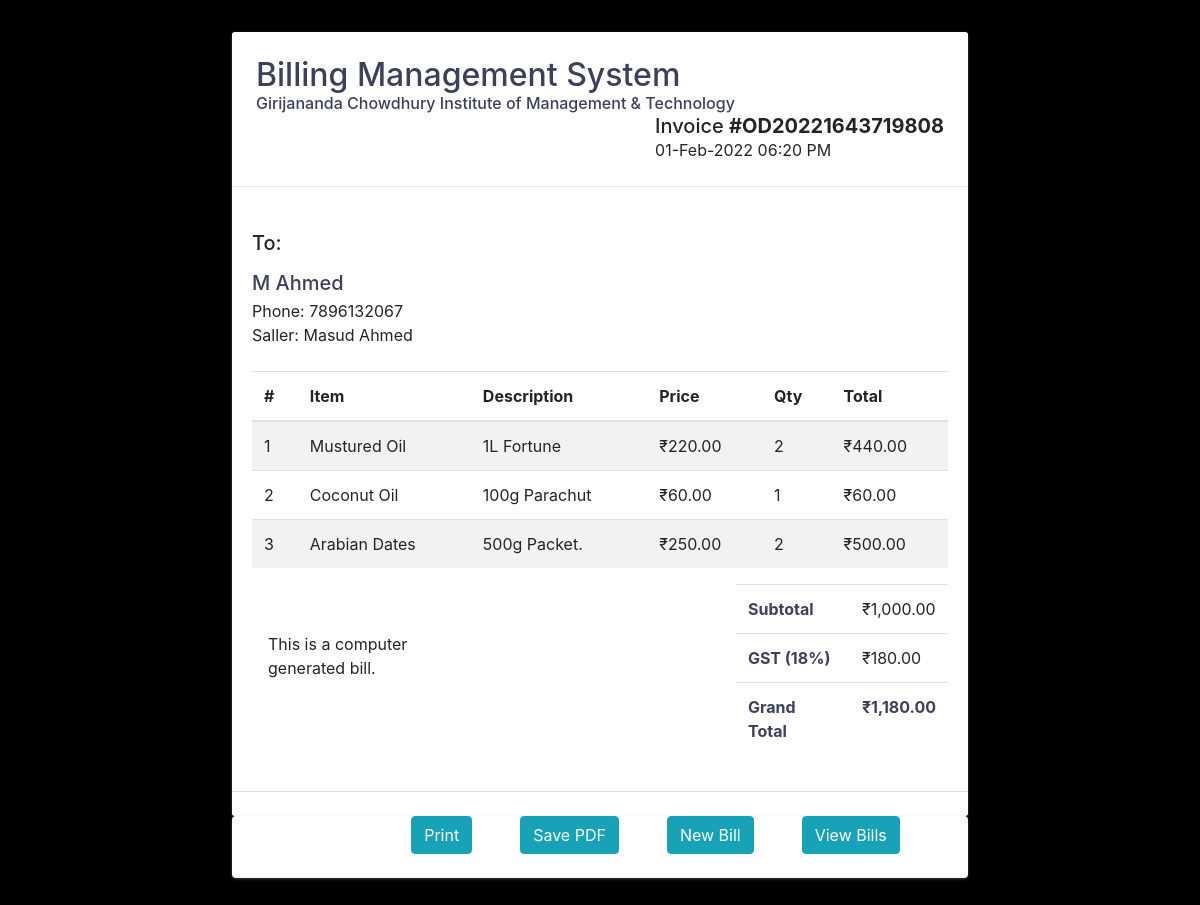
Screenshot of /view_bill.php?inv_id=OD20221643719808 with the database file from the repository.
### tables this page shows
CREATE TABLE `bill` (
  `bill_id` varchar(50) NOT NULL,
  `total_amount` decimal(10,0) NOT NULL,
  `total_gst` decimal(10,0) NOT NULL,
  `customer_id` int(11) NOT NULL,
  `emp_id` int(11) NOT NULL,
  `date` datetime NOT NULL DEFAULT current_timestamp()
);

CREATE TABLE `user` (
  `id` int(11) NOT NULL,
  `name` varchar(50) NOT NULL,
  `mobile` varchar(10) NOT NULL,
  `email` varchar(100) DEFAULT NULL
);

CREATE TABLE `products` (
  `pid` int(11) NOT NULL,
  `pname` varchar(50) NOT NULL,
  `pcat` int(11) NOT NULL,
  `barcode` int(11) DEFAULT NULL,
  `description` text NOT NULL
);

CREATE TABLE `sell_product` (
  `bill_id` varchar(50) NOT NULL,
  `product_id` varchar(25) NOT NULL,
  `qnt` int(11) NOT NULL,
  `desc` text NOT NULL,
  `sell_price` decimal(10,0) NOT NULL,
  `buy_price` decimal(10,0) NOT NULL
);

### view_bill.php (the view, shortened to what this page needs)
<?php
require_once "lib/db.php";
if (isset($_GET['inv_id'])) {
    $inv_id = $_GET['inv_id'];
    $resp = [];
    $sql = "SELECT `sp`.`bill_id`, `bill`.`total_amount`, `bill`.`total_gst`,
     `sp`.`product_id`,`sp`.`desc`,`sp`.`sell_price`,`user`.`id` as `user_id`,
     `user`.`name` as `user_name`,`user`.`email`,`user`.`mobile`,`emp`.`id` as `emp_id`,
     `products`.`pname`,`sp`.`qnt`,
     `bill`.`date` FROM `bill` JOIN `sell_product` as `sp`
      ON `sp`.`bill_id`=`bill`.`bill_id` JOIN `user` ON `user`.`id`=`bill`.`customer_id`
      JOIN `products` ON `sp`.`product_id`= `products`.`pid`
      JOIN `employe` as `emp` ON `emp`.`id`=`bill`.`emp_id` WHERE `sp`.`bill_id`='$inv_id'";
    $result = mysqli_query($conn, $sql);
    while ($row = mysqli_fetch_assoc($result)) {
        array_push($resp, $row);
    }
}
?>
<!DOCTYPE html>
<html lang="en">
<head>
    <link rel="stylesheet" href="assets/css/bootstrap.min.css">
</head>
<body>
    <div class="offset-xl-2 col-xl-8 col-lg-12 col-md-12 col-sm-12 col-12 padding">
            <div class="card main" id="mainWindow">
                <div class="card-header p-4">
                    <div class="float-left">
                        <h2 class="mb-0 text-dark">Billing Management System</h2>
                        <h6 class="mb-0 text-dark">Girijananda Chowdhury Institute of Management & Technology</h6>
                    </div>
                    <div class="float-right">
                        <h3 class="mb-0">Invoice <strong>#<?= $inv_id ?></strong></h3>
                        <?= date_format(date_create($resp[0]['date']), 'd-M-Y h:i A') ?>
                    </div>
                </div>
                <br>
                <div class="card-body">
                    <div class="row mb-4">
                        <div class="col-sm-6">
                            <h3 class="mb-3">To:</h3>
                            <h3 class="text-dark mb-1"><?= $resp[0]['user_name'] ?></h3>
                            <div>Phone: <?= $resp[0]['mobile'] ?></div>
                            <div>Saller:  <?php
                            $emp_id = $resp[0]['emp_id'] ;
                            $data = mysqli_fetch_assoc(mysqli_query($conn,
                            "SELECT `user`.`name` FROM `employe` as `emp` JOIN `user` ON `emp`.`id`=`user`.`id` WHERE `emp`.`id`='$emp_id'"));
                            echo $data['name'];
                            ?></div>
                        </div>
                    </div>
                    <div class="table-responsive-sm">
                        <table class="table table-striped">
                            <thead>
                                <tr>
                                    <th class="center">#</th>
                                    <th>Item</th>
                                    <th>Description</th>
                                    <th class="right">Price</th>
                                    <th class="center">Qty</th>
                                    <th class="right">Total</th>
                                </tr>
                            </thead>
                            <tbody>
                                <?php
                                $sl = 0;
                                foreach ($resp as $res) {
                                ?>
                                    <tr>
                                        <td class="center"><?=++$sl?></td>
                                        <td class="left strong"><?= $res['pname'] ?></td>
                                        <td class="left"><?= $res['desc'] ?></td>
                                        <td class="right"><?= "₹".number_format($res['sell_price'],2 ) ?></td>
                                        <td class="center"><?= $res['qnt'] ?></td>
                                        <td class="right"><?= "₹".number_format(($res['sell_price'] * $res['qnt']),2) ?></td>
                                    </tr>
                                <?php } ?>
                            </tbody>
                        </table>
                    </div>
                    <div class="row">
                        <div class="col-lg-4 col-sm-5">
                            <p class="mt-5 pl-3">This is a computer generated bill.</p>
                        </div>
                        <div class="col-lg-4 col-sm-5 ml-auto">
                            <table class="table table-clear">
                                <tbody>
                                    <tr>
                                        <td class="left">
                                            <strong class="text-dark">Subtotal</strong>
                                        </td>
                                        <td class="right"><?= "₹".number_format(($resp[0]['total_amount']),2) ?></td>
                                    </tr>
                                    <tr>
                                        <td class="left">
                                            <strong class="text-dark">GST (18%)</strong>
                                        </td>
                                        <td class="right"><?= "₹".number_format(($resp[0]['total_gst']),2) ?></td>
                                    </tr>
                                    <tr>
                                        <td class="left">
                                            <strong class="text-dark">Grand Total</strong>
                                        </td>
                                        <td class="right">
                                            <strong class="text-dark"><?= "₹".number_format(($resp[0]['total_amount'] + $resp[0]['total_gst']),2) ?></strong>
                                        </td>
                                    </tr>
                                </tbody>
                            </table>
                        </div>
                    </div>
                </div>
                <div class="card-footer bg-white">
                </div>
            </div>
        <div class="card m-0 pb-4">
            <div class="row ml-5 justify-content-center">
                <div class="float-right pl-5">
                    <button class="btn btn-info" id="printBtn">Print</button>
                </div>
                <div class="float-right pl-5">
                    <button class="btn btn-info" id="savePdf">Save PDF</button>
                </div>
                <div class="float-right pl-5">
                    <a href="generate_bills.php" class="btn btn-info" id="">New Bill</a>
                </div>
                <div class="float-right pl-5">
                    <a href="sales_history.php" class="btn btn-info" id="">View Bills</a>
                </div>
            </div>
        </div>
    </div>
</body>
</html>

### view_bill.php (style rules this page uses)
body { background-color: #000 }
.padding { padding: 2rem !important }
.card { border: none; -webkit-box-shadow: 0px 1px 2px 1px rgba(154, 154, 204, 0.22); -moz-box-shadow: 0px 1px 2px 1px rgba(154, 154, 204, 0.22); box-shadow: 0px 1px 2px 1px rgba(154, 154, 204, 0.22) }
.card-header { background-color: #fff; border-bottom: 1px solid #e6e6f2 }
h3 { font-size: 20px }
.text-dark { color: #3d405c !important }

### rows the page displays
bill: date "01-Feb-2022 06:20 PM", products.pname "Mustured Oil", sell_product.desc "1L Fortune", sell_product.sell_price "220.00", sell_product.qnt "2", sell_product.sell_price+qnt "440.00", products.pname "Coconut Oil", sell_product.desc "100g Parachut", sell_product.sell_price "60.00", sell_product.qnt "1", sell_product.sell_price+qnt "60.00", products.pname "Arabian Dates", sell_product.desc "500g Packet.", sell_product.sell_price "250.00", sell_product.sell_price+qnt "500.00", total_amount "1,000.00", total_gst "180.00", $resp[0]['total_amount'] + $resp[0]['total_gst'] "1,180.00"
user: name "M Ahmed", mobile "7896132067"
user: name "Masud Ahmed"

### other values shown
$inv_id "OD20221643719808"
